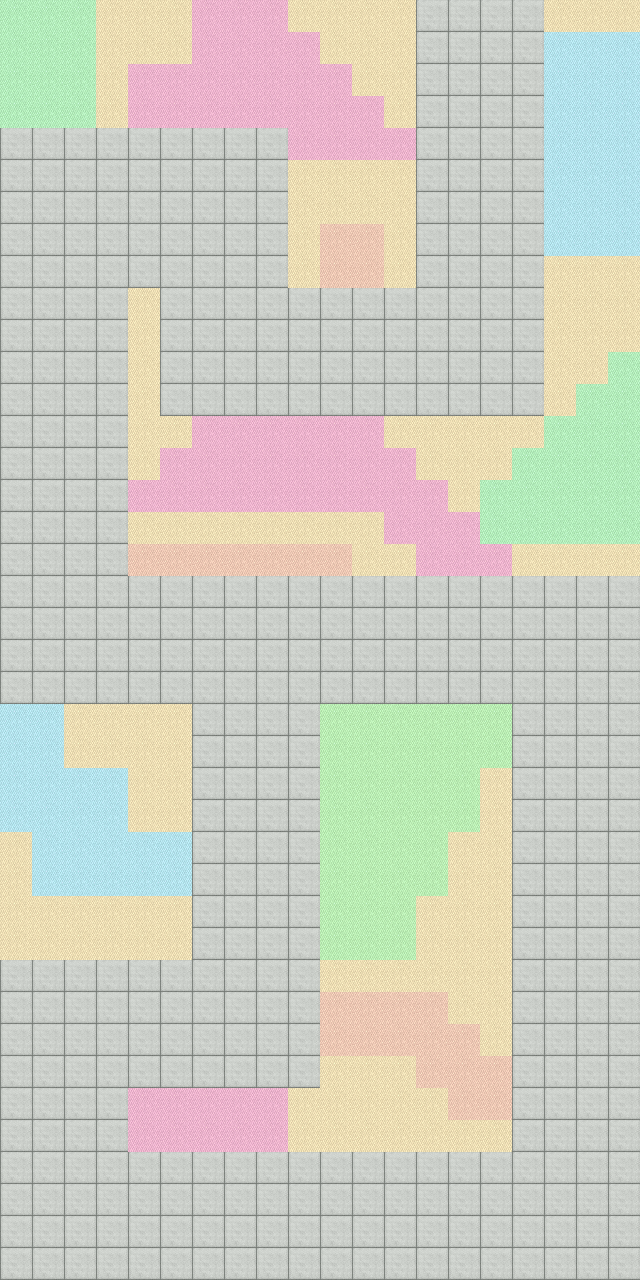

A 2D game scene composited from a Tiled map and its tileset images. What follows is a short description and the map's XML, with every tile layer's data as written:
An orthogonal 20x40 tile map with 32x32 px tiles, 3 tile layers (path, colorful, background), 2 tilesets.

<map version="1.5" tiledversion="1.7.2" orientation="orthogonal" renderorder="right-down" width="20" height="40" tilewidth="32" tileheight="32" infinite="0" nextlayerid="4" nextobjectid="1">
 <editorsettings>
  <export target="room3.json" format="json" />
 </editorsettings>
 <tileset firstgid="1" name="colorful" tilewidth="32" tileheight="32" tilecount="196" columns="14">
  <image source="colorful.png" width="448" height="448" />
 </tileset>
 <tileset firstgid="197" name="tile" tilewidth="32" tileheight="32" tilecount="88" columns="8">
  <image source="tile.png" width="256" height="352" />
 </tileset>
 <layer id="1" name="path" width="20" height="40">
  <data encoding="csv">
0,0,0,0,0,0,0,0,0,0,0,0,0,215,215,215,215,0,0,0,
0,0,0,0,0,0,0,0,0,0,0,0,0,215,215,215,215,0,0,0,
0,0,0,0,0,0,0,0,0,0,0,0,0,215,215,215,215,0,0,0,
0,0,0,0,0,0,0,0,0,0,0,0,0,215,215,215,215,0,0,0,
215,215,215,215,215,215,215,215,215,0,0,0,0,215,215,215,215,0,0,0,
215,215,215,215,215,215,215,215,215,0,0,0,0,215,215,215,215,0,0,0,
215,215,215,215,215,215,215,215,215,0,0,0,0,215,215,215,215,0,0,0,
215,215,215,215,215,215,215,215,215,0,0,0,0,215,215,215,215,0,0,0,
215,215,215,215,215,215,215,215,215,0,0,0,0,215,215,215,215,0,0,0,
215,215,215,215,0,215,215,215,215,215,215,215,215,215,215,215,215,0,0,0,
215,215,215,215,0,215,215,215,215,215,215,215,215,215,215,215,215,0,0,0,
215,215,215,215,0,215,215,215,215,215,215,215,215,215,215,215,215,0,0,0,
215,215,215,215,0,215,215,215,215,215,215,215,215,215,215,215,215,0,0,0,
215,215,215,215,0,0,0,0,0,0,0,0,0,0,0,0,0,0,0,0,
215,215,215,215,0,0,0,0,0,0,0,0,0,0,0,0,0,0,0,0,
215,215,215,215,0,0,0,0,0,0,0,0,0,0,0,0,0,0,0,0,
215,215,215,215,0,0,0,0,0,0,0,0,0,0,0,0,0,0,0,0,
215,215,215,215,0,0,0,0,0,0,0,0,0,0,0,0,0,0,0,0,
215,215,215,215,215,215,215,215,215,215,215,215,215,215,215,215,215,215,215,215,
215,215,215,215,215,215,215,215,215,215,215,215,215,215,215,215,215,215,215,215,
215,215,215,215,215,215,215,215,215,215,215,215,215,215,215,215,215,215,215,215,
215,215,215,215,215,215,215,215,215,215,215,215,215,215,215,215,215,215,215,215,
0,0,0,0,0,0,215,215,215,215,0,0,0,0,0,0,215,215,215,215,
0,0,0,0,0,0,215,215,215,215,0,0,0,0,0,0,215,215,215,215,
0,0,0,0,0,0,215,215,215,215,0,0,0,0,0,0,215,215,215,215,
0,0,0,0,0,0,215,215,215,215,0,0,0,0,0,0,215,215,215,215,
0,0,0,0,0,0,215,215,215,215,0,0,0,0,0,0,215,215,215,215,
0,0,0,0,0,0,215,215,215,215,0,0,0,0,0,0,215,215,215,215,
0,0,0,0,0,0,215,215,215,215,0,0,0,0,0,0,215,215,215,215,
0,0,0,0,0,0,215,215,215,215,0,0,0,0,0,0,215,215,215,215,
215,215,215,215,215,215,215,215,215,215,0,0,0,0,0,0,215,215,215,215,
215,215,215,215,215,215,215,215,215,215,0,0,0,0,0,0,215,215,215,215,
215,215,215,215,215,215,215,215,215,215,0,0,0,0,0,0,215,215,215,215,
215,215,215,215,215,215,215,215,215,215,0,0,0,0,0,0,215,215,215,215,
215,215,215,215,0,0,0,0,0,0,0,0,0,0,0,0,215,215,215,215,
215,215,215,215,0,0,0,0,0,0,0,0,0,0,0,0,215,215,215,215,
215,215,215,215,215,215,215,215,215,215,215,215,215,215,215,215,215,215,215,215,
215,215,215,215,215,215,215,215,215,215,215,215,215,215,215,215,215,215,215,215,
215,215,215,215,215,215,215,215,215,215,215,215,215,215,215,215,215,215,215,215,
215,215,215,215,215,215,215,215,215,215,215,215,215,215,215,215,215,215,215,215
</data>
 </layer>
 <layer id="2" name="colorful" width="20" height="40">
  <data encoding="csv">
89,89,89,0,0,0,73,73,73,0,0,0,0,0,0,0,0,0,0,0,
89,89,89,0,0,0,73,73,73,73,0,0,0,0,0,0,0,103,103,103,
89,89,89,0,73,73,73,73,73,73,73,0,0,0,0,0,0,103,103,103,
89,89,89,0,73,73,73,73,73,73,73,73,0,0,0,0,0,103,103,103,
0,0,0,0,0,0,0,0,0,73,73,73,73,0,0,0,0,103,103,103,
0,0,0,0,0,0,0,0,0,0,0,0,0,0,0,0,0,103,103,103,
0,0,0,0,0,0,0,0,0,0,0,0,0,0,0,0,0,103,103,103,
0,0,0,0,0,0,0,0,0,0,102,102,0,0,0,0,0,103,103,103,
0,0,0,0,0,0,0,0,0,0,102,102,0,0,0,0,0,0,0,0,
0,0,0,0,0,0,0,0,0,0,0,0,0,0,0,0,0,0,0,0,
0,0,0,0,0,0,0,0,0,0,0,0,0,0,0,0,0,0,0,0,
0,0,0,0,0,0,0,0,0,0,0,0,0,0,0,0,0,0,0,75,
0,0,0,0,0,0,0,0,0,0,0,0,0,0,0,0,0,0,75,75,
0,0,0,0,0,0,88,88,88,88,88,88,0,0,0,0,0,75,75,75,
0,0,0,0,0,88,88,88,88,88,88,88,88,0,0,0,75,75,75,75,
0,0,0,0,88,88,88,88,88,88,88,88,88,88,0,75,75,75,75,75,
0,0,0,0,0,0,0,0,0,0,0,0,88,88,88,75,75,75,75,75,
0,0,0,0,102,102,102,102,102,102,102,0,0,88,88,88,0,0,0,0,
0,0,0,0,0,0,0,0,0,0,0,0,0,0,0,0,0,0,0,0,
0,0,0,0,0,0,0,0,0,0,0,0,0,0,0,0,0,0,0,0,
0,0,0,0,0,0,0,0,0,0,0,0,0,0,0,0,0,0,0,0,
0,0,0,0,0,0,0,0,0,0,0,0,0,0,0,0,0,0,0,0,
103,103,0,0,0,0,0,0,0,0,129,129,129,129,129,129,0,0,0,0,
103,103,0,0,0,0,0,0,0,0,129,129,129,129,129,129,0,0,0,0,
103,103,103,103,0,0,0,0,0,0,129,129,129,129,129,0,0,0,0,0,
103,103,103,103,0,0,0,0,0,0,129,129,129,129,129,0,0,0,0,0,
0,103,103,103,103,103,0,0,0,0,129,129,129,129,0,0,0,0,0,0,
0,103,103,103,103,103,0,0,0,0,129,129,129,129,0,0,0,0,0,0,
0,0,0,0,0,0,0,0,0,0,129,129,129,0,0,0,0,0,0,0,
0,0,0,0,0,0,0,0,0,0,129,129,129,0,0,0,0,0,0,0,
0,0,0,0,0,0,0,0,0,0,0,0,0,0,0,0,0,0,0,0,
0,0,0,0,0,0,0,0,0,0,102,102,102,102,0,0,0,0,0,0,
0,0,0,0,0,0,0,0,0,0,102,102,102,102,102,0,0,0,0,0,
0,0,0,0,0,0,0,0,0,0,0,0,0,102,102,102,0,0,0,0,
0,0,0,0,88,88,88,88,88,0,0,0,0,0,102,102,0,0,0,0,
0,0,0,0,88,88,88,88,88,0,0,0,0,0,0,0,0,0,0,0,
0,0,0,0,0,0,0,0,0,0,0,0,0,0,0,0,0,0,0,0,
0,0,0,0,0,0,0,0,0,0,0,0,0,0,0,0,0,0,0,0,
0,0,0,0,0,0,0,0,0,0,0,0,0,0,0,0,0,0,0,0,
0,0,0,0,0,0,0,0,0,0,0,0,0,0,0,0,0,0,0,0
</data>
 </layer>
 <layer id="3" name="background" width="20" height="40">
  <data encoding="csv">
0,0,0,134,134,134,0,0,0,134,134,134,134,0,0,0,0,134,134,134,
0,0,0,134,134,134,0,0,0,0,134,134,134,0,0,0,0,0,0,0,
0,0,0,134,0,0,0,0,0,0,0,134,134,0,0,0,0,0,0,0,
0,0,0,134,0,0,0,0,0,0,0,0,134,0,0,0,0,0,0,0,
0,0,0,0,0,0,0,0,0,0,0,0,0,0,0,0,0,0,0,0,
0,0,0,0,0,0,0,0,0,134,134,134,134,0,0,0,0,0,0,0,
0,0,0,0,0,0,0,0,0,134,134,134,134,0,0,0,0,0,0,0,
0,0,0,0,0,0,0,0,0,134,0,0,134,0,0,0,0,0,0,0,
0,0,0,0,0,0,0,0,0,134,0,0,134,0,0,0,0,134,134,134,
0,0,0,0,134,0,0,0,0,0,0,0,0,0,0,0,0,134,134,134,
0,0,0,0,134,0,0,0,0,0,0,0,0,0,0,0,0,134,134,134,
0,0,0,0,134,0,0,0,0,0,0,0,0,0,0,0,0,134,134,0,
0,0,0,0,134,0,0,0,0,0,0,0,0,0,0,0,0,134,0,0,
0,0,0,0,134,134,0,0,0,0,0,0,134,134,134,134,134,0,0,0,
0,0,0,0,134,0,0,0,0,0,0,0,0,134,134,134,0,0,0,0,
0,0,0,0,0,0,0,0,0,0,0,0,0,0,134,0,0,0,0,0,
0,0,0,0,134,134,134,134,134,134,134,134,0,0,0,0,0,0,0,0,
0,0,0,0,0,0,0,0,0,0,0,134,134,0,0,0,134,134,134,134,
0,0,0,0,0,0,0,0,0,0,0,0,0,0,0,0,0,0,0,0,
0,0,0,0,0,0,0,0,0,0,0,0,0,0,0,0,0,0,0,0,
0,0,0,0,0,0,0,0,0,0,0,0,0,0,0,0,0,0,0,0,
0,0,0,0,0,0,0,0,0,0,0,0,0,0,0,0,0,0,0,0,
0,0,134,134,134,134,0,0,0,0,0,0,0,0,0,0,0,0,0,0,
0,0,134,134,134,134,0,0,0,0,0,0,0,0,0,0,0,0,0,0,
0,0,0,0,134,134,0,0,0,0,0,0,0,0,0,134,0,0,0,0,
0,0,0,0,134,134,0,0,0,0,0,0,0,0,0,134,0,0,0,0,
134,0,0,0,0,0,0,0,0,0,0,0,0,0,134,134,0,0,0,0,
134,0,0,0,0,0,0,0,0,0,0,0,0,0,134,134,0,0,0,0,
134,134,134,134,134,134,0,0,0,0,0,0,0,134,134,134,0,0,0,0,
134,134,134,134,134,134,0,0,0,0,0,0,0,134,134,134,0,0,0,0,
0,0,0,0,0,0,0,0,0,0,134,134,134,134,134,134,0,0,0,0,
0,0,0,0,0,0,0,0,0,0,0,0,0,0,134,134,0,0,0,0,
0,0,0,0,0,0,0,0,0,0,0,0,0,0,0,134,0,0,0,0,
0,0,0,0,0,0,0,0,0,0,134,134,134,0,0,0,0,0,0,0,
0,0,0,0,0,0,0,0,0,134,134,134,134,134,0,0,0,0,0,0,
0,0,0,0,0,0,0,0,0,134,134,134,134,134,134,134,0,0,0,0,
0,0,0,0,0,0,0,0,0,0,0,0,0,0,0,0,0,0,0,0,
0,0,0,0,0,0,0,0,0,0,0,0,0,0,0,0,0,0,0,0,
0,0,0,0,0,0,0,0,0,0,0,0,0,0,0,0,0,0,0,0,
0,0,0,0,0,0,0,0,0,0,0,0,0,0,0,0,0,0,0,0
</data>
 </layer>
</map>
